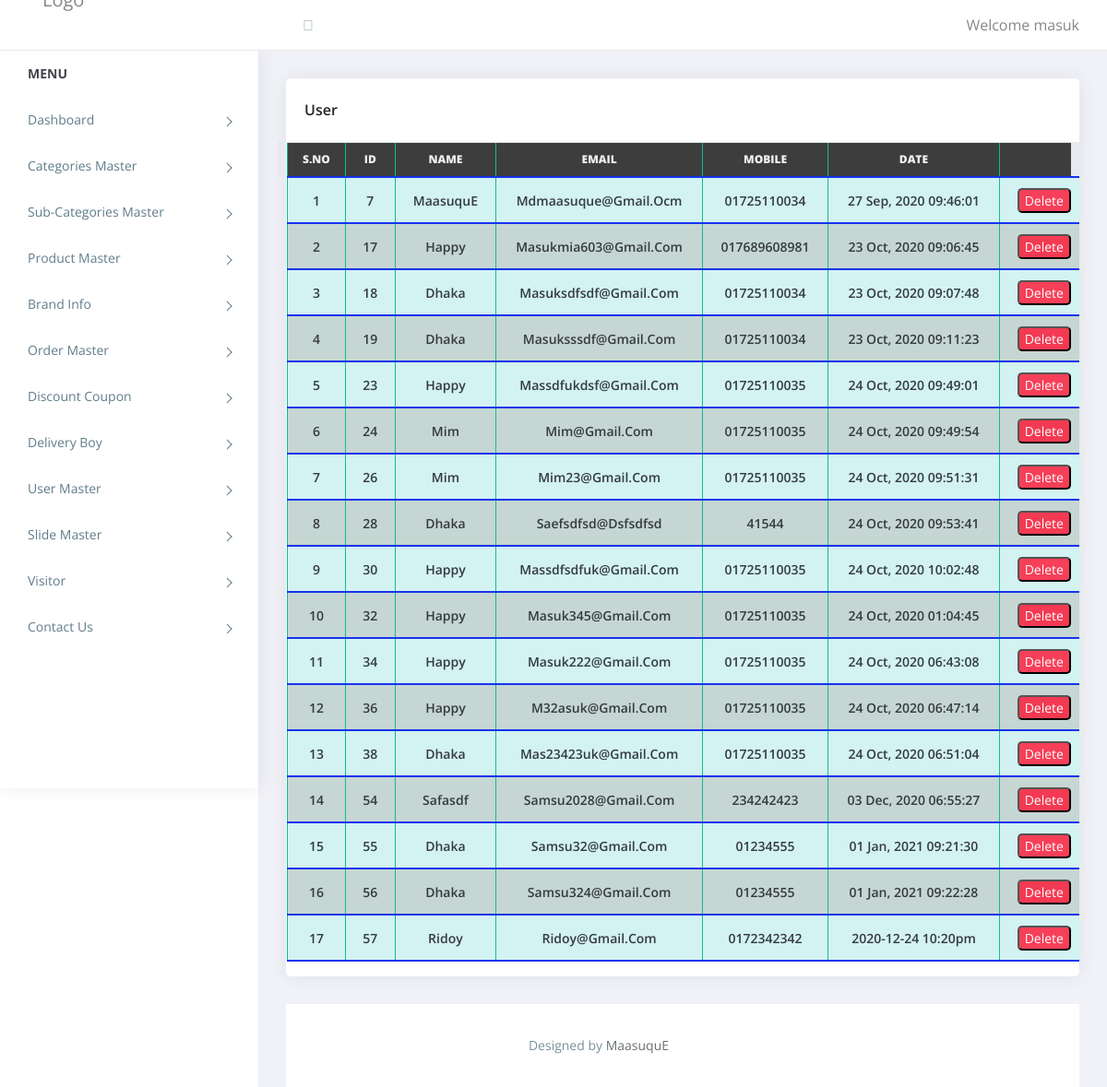
Page /admin/user.php (signed in) on the committed database.
### tables this page shows
CREATE TABLE `user` (
  `id` int(11) NOT NULL,
  `name` varchar(255) NOT NULL,
  `email` varchar(100) NOT NULL,
  `mobile` varchar(15) NOT NULL,
  `added_on` varchar(50) NOT NULL,
  `img` varchar(100) NOT NULL,
  `password` varchar(20) NOT NULL,
  `user_coin` bigint(9) NOT NULL
);

### admin/user.php (the view, shortened to what this page needs)
<?php
   require('top.inc.php');
?>
<div class="content pb-0">
            <div class="orders">
               <div class="row">
                  <div class="col-xl-12">
                     <div class="card">
                        <div class="card-body">
                           <h4 class="box-title">User</h4>
                        </div>
                        <div class="card-body--">
                           <div class="table-stats order-table ov-h">
                              <?php
                                 $sql = "SELECT * FROM user";
                                 $res = mysqli_query($conn,$sql) or die("Query Failed");
                              ?>
                              <table class="table" id ="myTable">
                                 <thead>
                                    <tr>
                                       <th>S.No</th>
                                       <th>ID</th>
                                       <th>Name</th>
                                       <th>Email</th>
                                       <th>Mobile</th>
                                       <th>Date</th>
                                       <th></th>
                                    </tr>
                                 </thead>
                                 <tbody>
                                  <?php $i=1; while($row = mysqli_fetch_assoc($res)){ ?>
									         <tr>
                                       <td><?php echo $i++; ?></td>
                                       <td><?php echo $row['id']; ?></td>
                                       <td><?php echo $row['name']; ?></td>
                                       <td ><?php echo $row['email']; ?></td>
                                       <td><?php echo $row['mobile']; ?></td>
                                       <td><?php echo $row['added_on']; ?></td>
                                       <td ><button type="button" id="dlt_btn" onclick="delete_btn(this,'<?php echo $row['id']; ?>')" data-id="<?php echo $row['id']; ?>">Delete</button></td>
                                    </tr>
                                  <?php } ?>
                                 </tbody>
                              </table>
                           </div>
                        </div>
                     </div>
                  </div>
               </div>
            </div>
		  </div>
<?php
require('footer.inc.php');
?>

### admin/assets/css/style.css (style rules this page uses)
body { display: table; font-family: open sans, sans-serif; font-size: 16px; width: 100% }
a, button { text-decoration: none; outline: none!important; color: #878787; -webkit-transition: all .25s ease; transition: all .25s ease }
h1, h2, h3, h4, h5, h6 { margin: 0 }
.pb-0 { padding-bottom: 0 }
.ov-h { overflow: hidden }
.btn, button, input, textarea { -webkit-box-shadow: none; box-shadow: none; outline: 0!important }
.order-table { position: relative }
.order-table:after, .order-table:before { content: ""; position: absolute; top: 0; height: 37px; width: 10px; background: #e8e9ef }
.order-table:after { right: -1px }
.order-table:before { left: -1px }
.order-table tr th { background: #e8e9ef }
.content { float: left; padding: 1.875em; width: 100% }
.card { margin-bottom: 1.875em; border-radius: 5px; padding: 0; border: 0 solid transparent; -webkit-box-shadow: 0 0 20px rgba(0, 0, 0, .08); box-shadow: 0 0 20px rgba(0, 0, 0, .08) }
.card .box-title { font-weight: 600; font-size: 1em; padding: 5px 0 }
.card .card-body { float: left; padding: 1.25em; position: relative; width: 100% }
.card h4 { font-size: 1.1rem }
.table-stats table { font-family: open sans; margin-left: 10px; }
.table-stats table td { border: none; border-bottom: 2px solid #1534ec; color: #137ee8; font-size: 12px; font-weight: 800; padding: .75em 1.25em; text-transform: uppercase; }
.table-stats table tr:nth-child(even) { background: rgb(186 206 200 / 82%); }
.table-stats table tr:nth-child(odd) { background: rgb(123 216 216 / 33%); }
.table-stats table td { color: #343a40; border-left: 1px solid #12b99a; font-size: 14px; font-weight: 600; text-transform: capitalize; vertical-align: middle }
.table-stats .table thead th { background: #312e2eeb; border-bottom: 2px solid #1534ec; border-left: 1px solid #12b99a; color: #eef1f3; font-size: 12px; font-weight: 800; padding: .75em 1.25em; text-transform: uppercase; text-align: center; }
.table-stats { margin-left: -9px; text-align: center; }
@media (max-width:1368px) { .card-body { padding: 15px } }
#dlt_btn { background: #ff1333cc; color: white; cursor: pointer; border-radius: 5px; }

### rows in the picture
user: id "7", name "MaasuquE", email "Mdmaasuque@gmail.ocm", mobile "01725110034", added_on "27 Sep, 2020 09:46:01"
user: id "17", name "Happy", email "Masukmia603@gmail.com", mobile "017689608981", added_on "23 Oct, 2020 09:06:45"
user: id "18", name "Dhaka", email "Masuksdfsdf@gmail.com", mobile "01725110034", added_on "23 Oct, 2020 09:07:48"
user: id "19", name "Dhaka", email "Masuksssdf@gmail.com", mobile "01725110034", added_on "23 Oct, 2020 09:11:23"
user: id "23", name "Happy", email "Massdfukdsf@gmail.com", mobile "01725110035", added_on "24 Oct, 2020 09:49:01"
user: id "24", name "Mim", email "Mim@gmail.com", mobile "01725110035", added_on "24 Oct, 2020 09:49:54"
user: id "26", name "Mim", email "Mim23@gmail.com", mobile "01725110035", added_on "24 Oct, 2020 09:51:31"
user: id "28", name "Dhaka", email "Saefsdfsd@dsfsdfsd", mobile "41544", added_on "24 Oct, 2020 09:53:41"
user: id "30", name "Happy", email "Massdfsdfuk@gmail.com", mobile "01725110035", added_on "24 Oct, 2020 10:02:48"
user: id "32", name "Happy", email "Masuk345@gmail.com", mobile "01725110035", added_on "24 Oct, 2020 01:04:45"
user: id "34", name "Happy", email "Masuk222@gmail.com", mobile "01725110035", added_on "24 Oct, 2020 06:43:08"
user: id "36", name "Happy", email "M32asuk@gmail.com", mobile "01725110035", added_on "24 Oct, 2020 06:47:14"
user: id "38", name "Dhaka", email "Mas23423uk@gmail.com", mobile "01725110035", added_on "24 Oct, 2020 06:51:04"
user: id "54", name "Safasdf", email "Samsu2028@gmail.com", mobile "234242423", added_on "03 Dec, 2020 06:55:27"
user: id "55", name "Dhaka", email "Samsu32@gmail.com", mobile "01234555", added_on "01 Jan, 2021 09:21:30"
user: id "56", name "Dhaka", email "Samsu324@gmail.com", mobile "01234555", added_on "01 Jan, 2021 09:22:28"
user: id "57", name "Ridoy", email "Ridoy@gmail.com", mobile "0172342342", added_on "2020-12-24 10:20pm"

### other values in the picture
$_SESSION['username'] "masuk"
